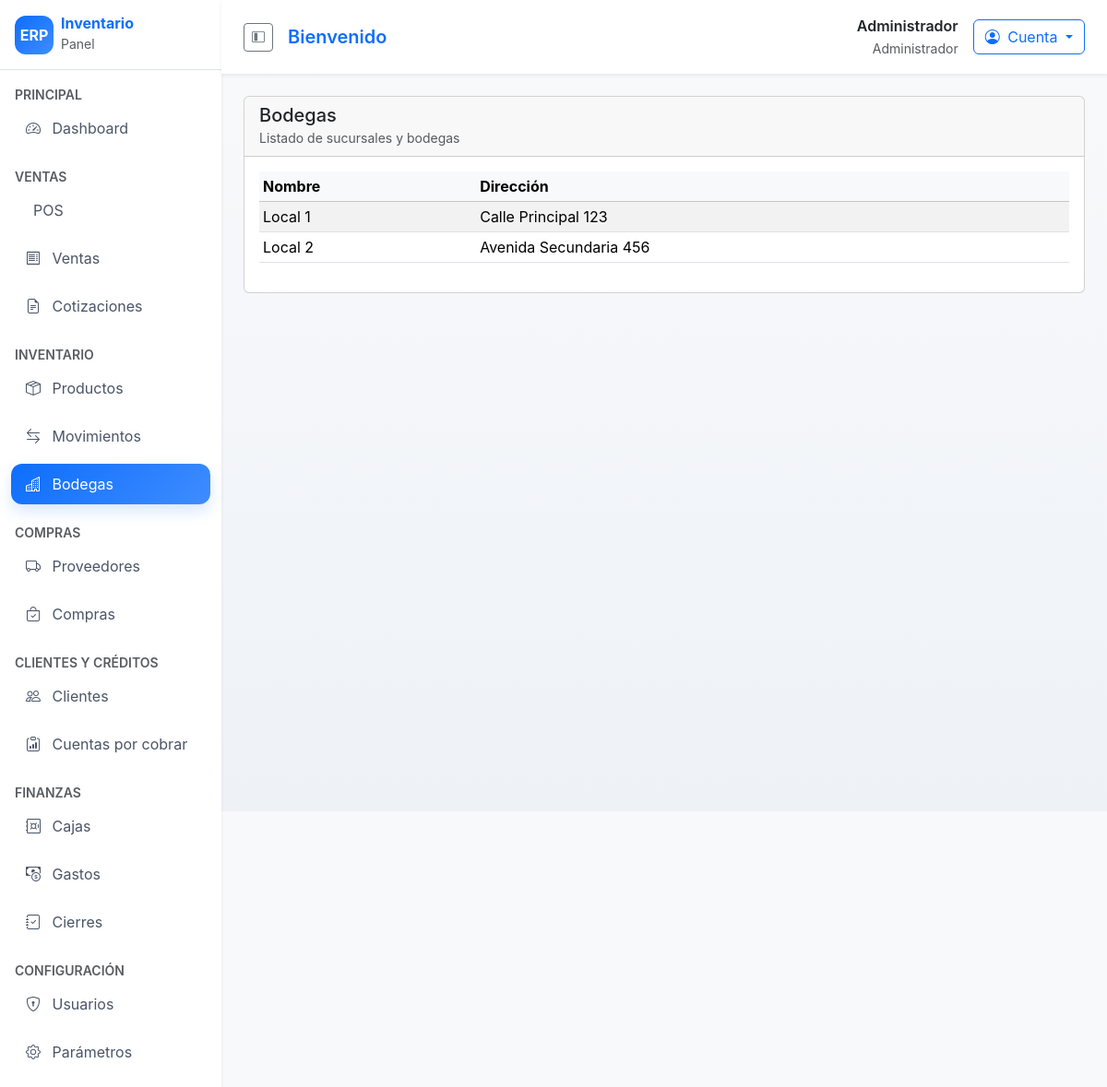
Screenshot of /bodegas (signed in) with the database file from the repository.
### tables this page shows
CREATE TABLE warehouses (
    id INT AUTO_INCREMENT PRIMARY KEY,
    name VARCHAR(100) NOT NULL,
    address VARCHAR(255)
);

### app/controllers/WarehouseController.php (called while the page is built, shortened)
<?php
class WarehouseController extends Controller
{
    public function index(): void
    {
        $warehouses = new Warehouse();
        $this->view('warehouses/index', [
            'warehouses' => $warehouses->all(),
        ]);
    }
}

### app/core/Router.php (called while the page is built, shortened)
<?php
class Router
{
    private array $routes = [];
    public function get(string $path, array $handler): void
    {
        $this->routes['GET'][$path] = $handler;
    }
    public function post(string $path, array $handler): void
    {
        $this->routes['POST'][$path] = $handler;
    }
    public function dispatch(string $uri, string $method): void
    {
        $path = parse_url($uri, PHP_URL_PATH) ?: '/';
        $handler = $this->routes[$method][$path] ?? null;
        [$controllerName, $action] = $handler;
        $controller = new $controllerName();
        $controller->$action();
    }
}

### public/index.php (called while the page is built, shortened)
<?php
spl_autoload_register(function ($class) {
    $prefix = 'App\\';
    $baseDir = __DIR__ . '/../app/';
    $relativeClass = substr($class, strlen($prefix));
    $file = $baseDir . str_replace('\\', '/', $relativeClass) . '.php';
});
$router = new Router();
$router->dispatch($_SERVER['REQUEST_URI'] ?? '/', $_SERVER['REQUEST_METHOD'] ?? 'GET');

### config/database.php (called while the page is built)
<?php
return [
    'driver' => 'mysql',
    'host' => 'localhost',
    'port' => 3306,
    'database' => 'erp_inventario',
    'username' => 'erp_user',
    'password' => 'secret',
    'charset' => 'utf8mb4',
    'collation' => 'utf8mb4_unicode_ci',
];

### app/core/Database.php (called while the page is built, shortened)
<?php
class Database
{
    private static ?Database $instance = null;
    private PDO $connection;
    private function __construct()
    {
        $config = require __DIR__ . '/../../config/database.php';
        $dsn = sprintf('%s:host=%s;port=%s;dbname=%s;charset=%s',
            $config['driver'],
            $config['host'],
            $config['port'],
            $config['database'],
            $config['charset']
        );
        try {
            $this->connection = new PDO($dsn, $config['username'], $config['password']);
            $this->connection->setAttribute(PDO::ATTR_ERRMODE, PDO::ERRMODE_EXCEPTION);
            $this->connection->setAttribute(PDO::ATTR_DEFAULT_FETCH_MODE, PDO::FETCH_ASSOC);
        } catch (PDOException $e) {
            die('Error de conexión: ' . $e->getMessage());
        }
    }
    public static function getInstance(): self
    {
        if (self::$instance === null) {
            self::$instance = new self();
        }
        return self::$instance;
    }
    public function getConnection(): PDO
    {
        return $this->connection;
    }
}

### app/core/Model.php (called while the page is built, shortened)
<?php
abstract class Model
{
    protected PDO $db;
    public function __construct()
    {
        $this->db = Database::getInstance()->getConnection();
    }
    protected function query(string $sql, array $params = []): \PDOStatement
    {
        $stmt = $this->db->prepare($sql);
        if (!$stmt->execute($params)) {
            throw new PDOException('Error ejecutando consulta');
        }
        return $stmt;
    }
}

### app/models/Warehouse.php (called while the page is built, shortened)
<?php
class Warehouse extends Model
{
    public function all(): array
    {
        $stmt = $this->query('SELECT * FROM warehouses ORDER BY name');
        return $stmt->fetchAll();
    }
}

### app/core/Helper.php (called while the page is built, shortened)
<?php
class Helper
{
    public static function e(string $value): string
    {
        return htmlspecialchars($value, ENT_QUOTES, 'UTF-8');
    }
}

### app/views/warehouses/index.php (the view)
<div class="card">
    <div class="card-header d-flex justify-content-between align-items-center">
        <div>
            <h5 class="mb-0">Bodegas</h5>
            <small class="text-muted">Listado de sucursales y bodegas</small>
        </div>
    </div>
    <div class="card-body">
        <table class="table table-striped table-sm">
            <thead class="table-light">
            <tr>
                <th>Nombre</th>
                <th>Dirección</th>
            </tr>
            </thead>
            <tbody>
            <?php foreach ($warehouses as $warehouse): ?>
                <tr>
                    <td><?php echo App\Core\Helper::e($warehouse['name']); ?></td>
                    <td><?php echo App\Core\Helper::e($warehouse['address']); ?></td>
                </tr>
            <?php endforeach; ?>
            </tbody>
        </table>
    </div>
</div>

### public/assets/css/style.css (style rules this page uses)
body { background-color: #f5f6fa; font-family: 'Inter', 'Segoe UI', system-ui, -apple-system, sans-serif; }

### rows the page displays
warehouses: name "Local 1", address "Calle Principal 123"
warehouses: name "Local 2", address "Avenida Secundaria 456"

### other values shown
Helper::e($user['name']) "Administrador"
Helper::e($user['role_name'] ?? $user['role_slug'] ?? 'Usuario') "Administrador"
